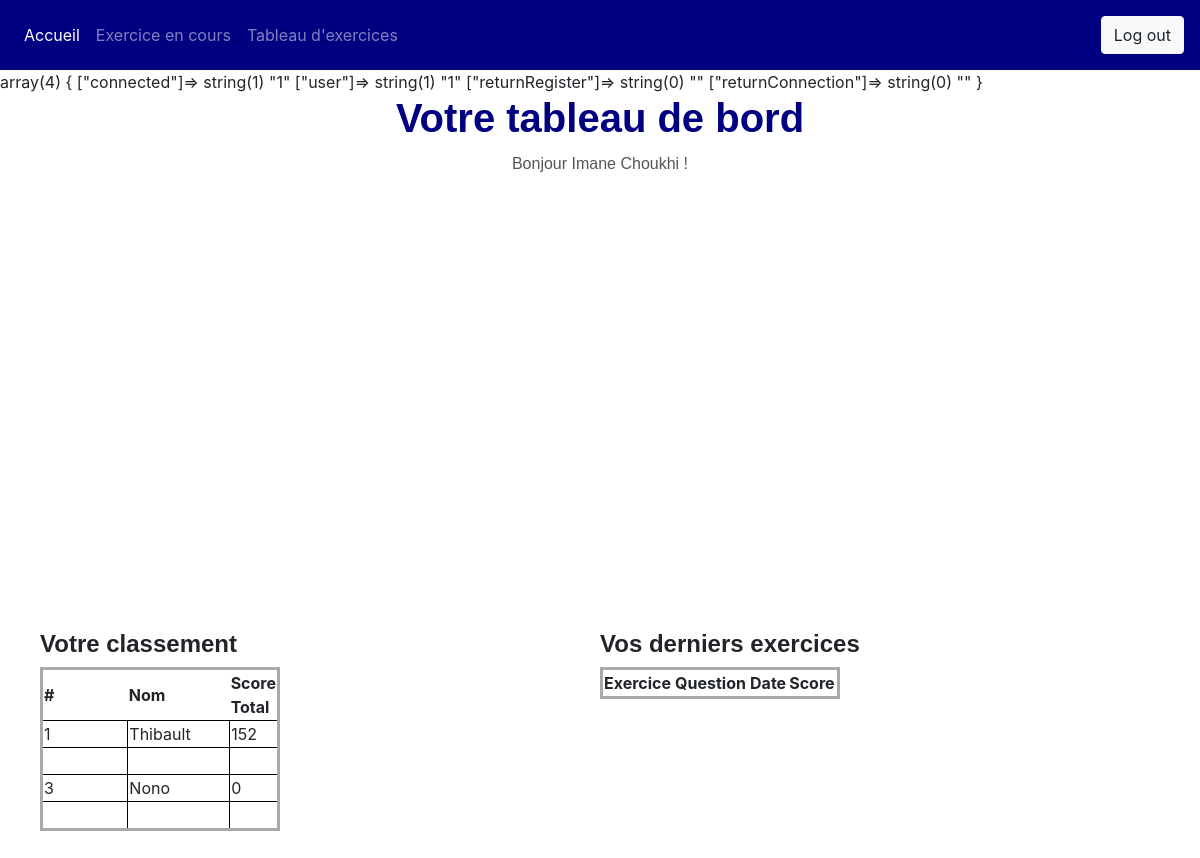
Page /index.php?page=dashboard (signed in) on the committed database.
### tables this page shows
CREATE TABLE IF NOT EXISTS `users` (
  `user_id` int NOT NULL AUTO_INCREMENT,
  `user_adress` varchar(50) DEFAULT NULL,
  `user_last_name` varchar(50) NOT NULL,
  `user_first_name` varchar(50) NOT NULL,
  `user_password` varchar(50) DEFAULT NULL,
  `user_role` tinyint DEFAULT NULL,
  `user_score` int DEFAULT '0',
  `user_group` int NOT NULL DEFAULT '0',
  PRIMARY KEY (`user_id`)
);

### Controller/PDOFactory.php (called while the page is built)
<?php
	class BDD{
		private static $connexion;
			public static function get(){
			   if(!self::$connexion instanceof PDO){
			      self::$connexion = new PDO('mysql:host=localhost;dbname=db_project;charset=utf8', 'root', '');
			   }
			   return self::$connexion;
			}
	}

### Controller/displayDashboard.php (the view, shortened to what this page needs)
<?php
    function displayGraphs($userBoard) {
        ?>
        <div class="containers">
        <div id="chartContainer1"></div>
        <br>
        <div id="chartContainer2"></div>
        <br>
        </div>
        <?php
    }
    function displayRanking(){
    ?>
        <div id="statistic-container">
            <br>
            <h4>Votre classement</h4>
            <link rel="stylesheet" href="https://unpkg.com/purecss@2.0.5/build/pure-min.css">
                <?php
                $userRanking=BDD::get()->query("SELECT `user_first_name`, `user_score` FROM `users` ORDER BY `user_score` DESC")->fetchAll();
                ?>
             <table class="pure-table pure-table-horizontal">
                <thead>
                <tr>
                    <th>#</th>
                    <th>Nom</th>
                    <th>Score Total</th>
                </tr>
                </thead>
                <tbody>
                    <?php
                        $index=0;
                        foreach ($userRanking as $rankedUser) {
                            if($index<=9){
                            ?>
                            <tr>
                                <td><?php echo $index+1; ?></td>
                                <td><?php echo $userRanking[$index]['user_first_name']; ?></td>
                                <td><?php echo $userRanking[$index]['user_score']; ?></td>
                            </tr>
                        <?php
                            }
                        $index+=1;
                        }
                        ?>
                </tbody>
            </table>
        </div>
        <br>
    <?php
    }
    function displayQuestionHistory($userBoard){
    ?>
    <div id="statistic-container">
        <br>
    <h4>Vos derniers exercices</h4>
         <table class="pure-table pure-table-horizontal">
            <thead>
            <tr>
                <th>Exercice</th>
                <th>Question</th>
                <th>Date</th>
                <th>Score</th>
            </tr>
            </thead>
        </table>
    </div>
    <?php
    }
?>

### View/dashboard.php
<link rel="stylesheet" type="text/css" href="View/style.css">
<div id=dashboard>
    <div>
        <?php
        if(isset($_GET['userBoard'])){
            $userBoard=$_GET['userBoard'];
            $userInfo=BDD::get()->query("SELECT user_adress, user_last_name, user_first_name, user_score FROM users WHERE user_id= $userBoard")->fetchAll();
        ?>
            <h2>Etudiant: <?php echo $userInfo[0]['user_first_name'].' '.$userInfo[0]['user_last_name'];?> !</h2>
        <?php
            include("Controller/displayDashboard.php");
            displayGraphs($userBoard);
            displayRanking();
            displayQuestionHistory($userBoard);
        }else{
            $userBoard=$_SESSION["user"];
            $userInfo=BDD::get()->query("SELECT user_adress, user_last_name, user_first_name, user_score FROM users WHERE user_id= $userBoard")->fetchAll();
        ?>
        <div class="title-box">
            <h1>Votre tableau de bord</h1>
            <p>Bonjour <?php echo $userInfo[0]['user_first_name'].' '.$userInfo[0]['user_last_name'];?> !</p>
        </div>
        <?php
            include("Controller/displayDashboard.php");
            displayGraphs($userBoard);  ?>
            <div class="containers">
            <?php
            displayRanking();
            displayQuestionHistory($userBoard);  ?>
            </div>
        <?php }
        ?>
    </div>
    <br>
</div>

### View/style.css (style rules this page uses)
.title-box { text-align: center; font-family: sans-serif; margin: 0px auto 50px; color: #000080; }
.title-box h1 { font-weight:600; }
.title-box p { margin-top: 10px; line-height: 24px; color: #555; }
#chartContainer1 { position: relative; height: 300px; width: 40%; float:left; margin: 20px; }
#chartContainer2 { height: 300px; width: 50%; float:left; margin: 20px; }
.containers { display: flex; position: relative; }
#statistic-container { height: auto; width: 40%; float:left; margin: 40px; }
#statistic-container h4 { font-family:sans-serif; font-weight: bold; }
table { border:3px solid #556677; border-color:darkgray; width:50%; }
td { background-color: white; border-width:1px; border-style:solid; border-color:black; width:50%; }
tbody tr:nth-child(odd) { background-color: white; }
tbody tr:nth-child(even) { background-color: black; color: white; }

### rows in the picture
users: user_first_name "Imane", user_last_name "Choukhi"
users: user_first_name "Thibault", user_score "152"
users: user_first_name "Nono", user_score "0"
